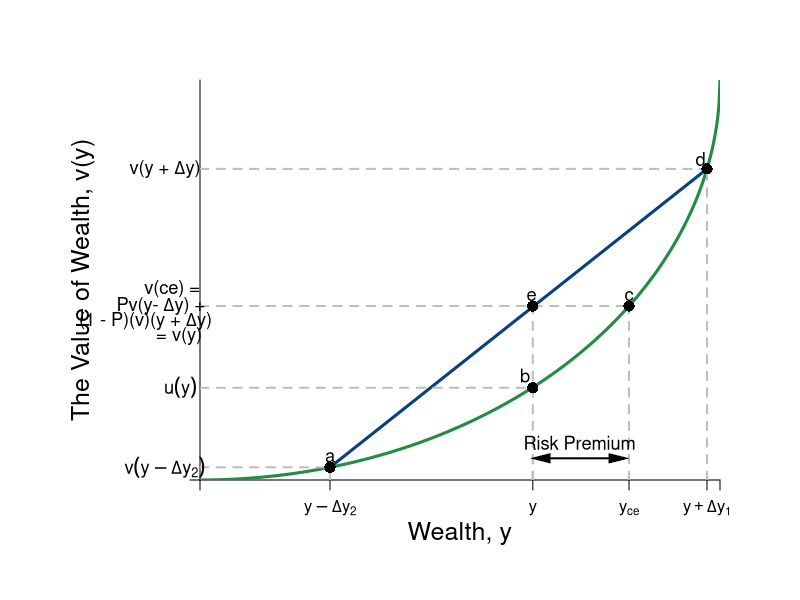

The R source for this figure:
#Graph Designer(s): Simon Halliday & Riley Boeth '17
#Authors: Bowles, Foley and Halliday
#Title: Coordination, Conflict and Competition: A Text in Microeconomics

library(shape)
require(shape)
pdf(file = "risk/figure4_4.pdf", width = 10, height = 8)

#Set parameters for graphics
axislabelsize <- 1.5
labelsize <- 1.1
graphlinewidth <- 3
segmentlinewidth <- 2

COL <- c("#7fc97f", "#beaed4", "#fdc086", "#ffff99", "#386cb0", "#f0027f", "#bf5b17", "#666666")
COLA <- c("#e0f3db", "#99d8c9","#66c2a4","#41ae76", "#238b45", "#005824")
COLB <- c("#4eb3d3", "#2b8cbe", "#0868ac","#084081")

#Edited the margins to cater for the larger LHS labels
par(mar =  c(6, 10, 4, 4))

#Concave utility of wealth function

ConvexU <- function(x,y){
  (-(1600-(x)^2)^(1/2))+40
}

#Add limits on axes and levels of utility for each indifference curve
ylims <- c(0, 40)
xlims <- c(0, 40)

npts <- 501 
x <- seq(xlims[1], xlims[2], length.out = npts)
y <- seq(ylims[1], ylims[2], length.out = npts) 

plot(0, 0, xlim = xlims, ylim = ylims, type = "n",
     xlab = expression(paste("")),
     ylab = expression(paste("")), 
     xaxt = "n", 
     yaxt = "n", 
     cex.lab = axislabelsize, 
     bty = "n", 
     xaxs="i", 
     yaxs="i"
)

#x and y limits with plain axes without ticks/numbers to match previous graph

ticksx <- c(0, 10, 25.6, 33, 39, 40)
xlabels <- c(NA, expression(paste(y - Delta*y[2])), expression(paste(y)), expression(paste(y[ce])), expression(paste(y + Delta*y[1])), NA)
ticksy <- seq(from = 0, to = ylims[2]+1, by = 41)
ylabels <- seq(from = 0, to = ylims[2], by = 10)

axis(1,at = ticksx,  pos = 0, labels = xlabels)
axis(2,at = ticksy,  pos = 0, labels = FALSE, las = 1)

npts <- 500 
xx1 <- seq(xlims[1], xlims[2], length.out = npts)
xx2 <- seq(0, xlims[2], length.out = npts)
xx3 <- seq(xlims[1], 0, length.out = npts)
xx4 <- seq(-11, 0, length.out = npts)

#Axis labels and draw linear utility function
mtext(expression(paste("Wealth, y")), side = 1, line = 2.5, cex = axislabelsize)
text(-9, 0.5*ylims[2], expression(paste("The Value of Wealth, v(y)")), xpd = TRUE, cex = axislabelsize, srt = 90) 

lines(xx1, ConvexU(xx1, y), col = COLA[5], lwd = graphlinewidth)

#Add line from pt a to pt c

segments(10, ConvexU(10), 39, ConvexU(39), lty = 1, col = COLB[4] , lwd = graphlinewidth)


#Label 5 points on line

text(10, ConvexU(10)+1, expression(paste("a")), cex = labelsize)
segments(10, 0, 10, ConvexU(10), lty = 2, col = "gray", lwd = segmentlinewidth)
segments(0, ConvexU(10), 10, ConvexU(10), lty = 2, col = "gray", lwd = segmentlinewidth)
points(10, ConvexU(10), pch = 16, col = "black", cex = 1.5)


text(33, ConvexU(33)+1, expression(paste("c")), cex = labelsize)
segments(33, 0, 33, ConvexU(33), lty = 2, col = "gray", lwd = segmentlinewidth)
segments(0, ConvexU(33), 33, ConvexU(33), lty = 2, col = "gray", lwd = segmentlinewidth)
points(33, ConvexU(33), pch = 16, col = "black", cex = 1.5)

text(25.5, ConvexU(33)+1, expression(paste("e")), cex = labelsize)
segments(25.6, 0, 25.6, ConvexU(33), lty = 2, col = "gray", lwd = segmentlinewidth)
points(25.6, ConvexU(33), pch = 16, col = "black", cex = 1.5)

text(25.6-0.6, ConvexU(25.7)+1.1, expression(paste("b")), cex = labelsize)
segments(25.6, 0, 25.6, ConvexU(13), lty = 2, col = "gray", lwd = segmentlinewidth)
segments(0, ConvexU(25.55), 25.6, ConvexU(25.55), lty = 2, col = "gray", lwd = segmentlinewidth)
points(25.6, ConvexU(25.55), pch = 16, col = "black", cex = 1.5)

text(38.5, ConvexU(39)+1, expression(paste("d")), cex = labelsize)
segments(39, 0, 39, ConvexU(39), lty = 2, col = "gray", lwd = segmentlinewidth)
segments(0, ConvexU(39), 39, ConvexU(39), lty = 2, col = "gray", lwd = segmentlinewidth)
points(39, ConvexU(39), pch = 16, col = "black", cex = 1.5)

#Label y-sub,x-sub,etc. on axes

#text(39, -.9, expression(paste("y + ", Delta, "y"[1])), xpd = TRUE, cex = labelsize)
#text(33, -.9, expression(paste("y"[ce])),  xpd = TRUE,  cex = labelsize)
#text(10, -.9, expression(paste("y - ",Delta,"y"[2])),  xpd = TRUE,  cex = labelsize)
#text(25.6, -.9, expression(paste("y")),  xpd = TRUE,  cex = labelsize)


text(-2.7, ConvexU(39), expression(paste("v(y + ",Delta,"y)")), xpd = TRUE, cex = labelsize)
text(-1.95, ConvexU(33)+1.7, expression(paste("v(ce) = ")),  xpd = TRUE, cex = labelsize)
text(-2.8, ConvexU(33), expression(paste("Pv(y- ",Delta,"y) + ")),  xpd = TRUE, cex = labelsize)
text(-4.2, ConvexU(33)-1.5, expression(paste("(1 - P)(v)(y + ",Delta,"y)")),  xpd = TRUE, cex = labelsize)
text(-1.8, ConvexU(33)-3, expression(paste(" = v(y)")),  xpd = TRUE, cex = labelsize)
text(-2.7, ConvexU(10), expression(paste(v(y - Delta*y[2]))),  xpd = TRUE,  cex = labelsize)
text(-1.5, ConvexU(25.6), expression(paste(u(y))),  xpd = TRUE,  cex = labelsize)

#Add risk premium distance arrow and label

Arrows(26.2, ConvexU(13), 32.2, ConvexU(13), col = "black", lty = 1, lwd = 2, code = 3, arr.type = "triangle", arr.lwd = 0.5)
text((26.2+32.2)/2, ConvexU(13)+1.5, expression(paste("Risk Premium")),  xpd = TRUE,  cex = labelsize)


dev.off()
